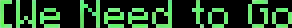
#> input picture vod_analysis/templates/we_need_to_go_template.png, 292 x 28 px, found by its file name
$ python debug_toast_match.py
#> lines starting #> are read from the running program, lines starting #| are printed output that depends on the picture; after the words box and inside, x2 and y2 are one past the last pixel; in counts of white or black regions, pixels touching at a corner belong together
"""
Debug: test template matching around a known match point (18:42 in part538.mp4).
Try both green mask and grayscale approaches at multiple scales.
"""
import json
import cv2
import numpy as np
from pathlib import Path

Path("debug").mkdir(exist_ok=True)

# HSV config
cfg = json.loads(open("configs/hsv_config.json").read())
#> (reads vod_analysis/scripts/hsv_config.json from the repository)
lower = np.array(cfg["lower_green"], dtype=np.uint8)
upper = np.array(cfg["upper_green"], dtype=np.uint8)

# Template
tmpl = cv2.imread("templates/we_need_to_go_template.png")
#> tmpl is the input picture: shape (28, 292, 3); mean B, G, R 37.3, 71.6, 34.7
tmpl_gray = cv2.cvtColor(tmpl, cv2.COLOR_BGR2GRAY)
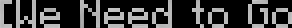
#> tmpl_gray: shape (28, 292); min 0, max 213, mean 56.7
tmpl_hsv = cv2.cvtColor(tmpl, cv2.COLOR_BGR2HSV)
#> tmpl_hsv: shape (28, 292, 3); mean H, S, V 18.9, 40.5, 71.6
tmpl_mask = cv2.inRange(tmpl_hsv, lower, upper)
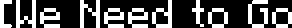
#> tmpl_mask: shape (28, 292); 30.4% white; 11 white regions, largest, box (x1, y1, x2, y2) and area: (16, 0, 36, 28) 272, (80, 0, 100, 28) 272, (248, 0, 268, 28) 271
print(f"Template: {tmpl.shape}")
#| Template: (28, 292, 3)
print(f"Template green mask: {np.count_nonzero(tmpl_mask)}/{tmpl_mask.size} px")
#| Template green mask: 2489/8176 px

# Save template debug
cv2.imwrite("debug/tmpl_bgr.png", tmpl)
cv2.imwrite("debug/tmpl_gray.png", tmpl_gray)
cv2.imwrite("debug/tmpl_green_mask.png", tmpl_mask)

# Toast ROI from roi.json
ROI_X0, ROI_Y0 = 0.2359375, 0.7064814814814815
ROI_X1, ROI_Y1 = 0.653125, 0.9194444444444444

#> (the run stopped early here; a loop or call above may not have finished)
